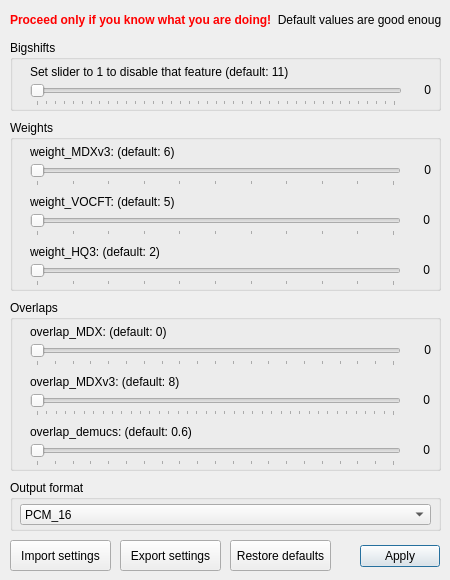
<?xml version="1.0" encoding="UTF-8"?>
<ui version="4.0">
 <class>Dialog</class>
 <widget class="QDialog" name="Dialog">
  <property name="geometry">
   <rect>
    <x>0</x>
    <y>0</y>
    <width>450</width>
    <height>580</height>
   </rect>
  </property>
  <property name="windowTitle">
   <string>Advanced Settings</string>
  </property>
  <widget class="QDialogButtonBox" name="buttonBox">
   <property name="geometry">
    <rect>
     <x>0</x>
     <y>540</y>
     <width>440</width>
     <height>32</height>
    </rect>
   </property>
   <property name="sizePolicy">
    <sizepolicy hsizetype="Fixed" vsizetype="Fixed">
     <horstretch>0</horstretch>
     <verstretch>0</verstretch>
    </sizepolicy>
   </property>
   <property name="orientation">
    <enum>Qt::Horizontal</enum>
   </property>
   <property name="standardButtons">
    <set>QDialogButtonBox::Apply</set>
   </property>
  </widget>
  <widget class="QGroupBox" name="groupBox_BigShifts">
   <property name="geometry">
    <rect>
     <x>10</x>
     <y>40</y>
     <width>431</width>
     <height>71</height>
    </rect>
   </property>
   <property name="title">
    <string>Bigshifts</string>
   </property>
   <widget class="QLabel" name="label_BigShifts_Advice">
    <property name="geometry">
     <rect>
      <x>20</x>
      <y>24</y>
      <width>281</width>
      <height>16</height>
     </rect>
    </property>
    <property name="text">
     <string>Set slider to 1 to disable that feature (default: 11)</string>
    </property>
   </widget>
   <widget class="QSlider" name="horizontalSlider_BigShifts">
    <property name="geometry">
     <rect>
      <x>20</x>
      <y>44</y>
      <width>372</width>
      <height>22</height>
     </rect>
    </property>
    <property name="minimum">
     <number>1</number>
    </property>
    <property name="maximum">
     <number>41</number>
    </property>
    <property name="orientation">
     <enum>Qt::Horizontal</enum>
    </property>
    <property name="tickPosition">
     <enum>QSlider::TicksBelow</enum>
    </property>
    <property name="tickInterval">
     <number>1</number>
    </property>
   </widget>
   <widget class="QLabel" name="label_BigShifts">
    <property name="geometry">
     <rect>
      <x>401</x>
      <y>40</y>
      <width>20</width>
      <height>20</height>
     </rect>
    </property>
    <property name="text">
     <string>0</string>
    </property>
    <property name="alignment">
     <set>Qt::AlignRight|Qt::AlignTrailing|Qt::AlignVCenter</set>
    </property>
   </widget>
  </widget>
  <widget class="QGroupBox" name="groupBox_Overlaps">
   <property name="geometry">
    <rect>
     <x>10</x>
     <y>300</y>
     <width>431</width>
     <height>171</height>
    </rect>
   </property>
   <property name="title">
    <string>Overlaps</string>
   </property>
   <widget class="QLabel" name="label_overlap_MDX">
    <property name="geometry">
     <rect>
      <x>401</x>
      <y>40</y>
      <width>20</width>
      <height>20</height>
     </rect>
    </property>
    <property name="text">
     <string>0</string>
    </property>
    <property name="alignment">
     <set>Qt::AlignRight|Qt::AlignTrailing|Qt::AlignVCenter</set>
    </property>
   </widget>
   <widget class="QSlider" name="horizontalSlider_overlap_MDX">
    <property name="geometry">
     <rect>
      <x>20</x>
      <y>44</y>
      <width>371</width>
      <height>22</height>
     </rect>
    </property>
    <property name="minimum">
     <number>0</number>
    </property>
    <property name="maximum">
     <number>20</number>
    </property>
    <property name="singleStep">
     <number>5</number>
    </property>
    <property name="value">
     <number>0</number>
    </property>
    <property name="orientation">
     <enum>Qt::Horizontal</enum>
    </property>
    <property name="invertedAppearance">
     <bool>false</bool>
    </property>
    <property name="tickPosition">
     <enum>QSlider::TicksBelow</enum>
    </property>
    <property name="tickInterval">
     <number>1</number>
    </property>
    <property name="inputConversionRatio" stdset="0">
     <double>0.050000000000000</double>
    </property>
   </widget>
   <widget class="QSlider" name="horizontalSlider_overlap_MDXv3">
    <property name="geometry">
     <rect>
      <x>20</x>
      <y>94</y>
      <width>371</width>
      <height>22</height>
     </rect>
    </property>
    <property name="minimum">
     <number>2</number>
    </property>
    <property name="maximum">
     <number>40</number>
    </property>
    <property name="singleStep">
     <number>2</number>
    </property>
    <property name="value">
     <number>2</number>
    </property>
    <property name="sliderPosition">
     <number>2</number>
    </property>
    <property name="orientation">
     <enum>Qt::Horizontal</enum>
    </property>
    <property name="tickPosition">
     <enum>QSlider::TicksBelow</enum>
    </property>
    <property name="tickInterval">
     <number>1</number>
    </property>
   </widget>
   <widget class="QLabel" name="label_overlap_MDXv3">
    <property name="geometry">
     <rect>
      <x>400</x>
      <y>90</y>
      <width>20</width>
      <height>20</height>
     </rect>
    </property>
    <property name="text">
     <string>0</string>
    </property>
    <property name="alignment">
     <set>Qt::AlignRight|Qt::AlignTrailing|Qt::AlignVCenter</set>
    </property>
   </widget>
   <widget class="QLabel" name="label_5">
    <property name="geometry">
     <rect>
      <x>20</x>
      <y>24</y>
      <width>281</width>
      <height>16</height>
     </rect>
    </property>
    <property name="text">
     <string>overlap_MDX: (default: 0)</string>
    </property>
   </widget>
   <widget class="QLabel" name="label_6">
    <property name="geometry">
     <rect>
      <x>20</x>
      <y>74</y>
      <width>281</width>
      <height>16</height>
     </rect>
    </property>
    <property name="text">
     <string>overlap_MDXv3: (default: 8)</string>
    </property>
   </widget>
   <widget class="QLabel" name="label_7">
    <property name="geometry">
     <rect>
      <x>20</x>
      <y>124</y>
      <width>281</width>
      <height>16</height>
     </rect>
    </property>
    <property name="text">
     <string>overlap_demucs: (default: 0.6)</string>
    </property>
   </widget>
   <widget class="QSlider" name="horizontalSlider_overlap_demucs">
    <property name="geometry">
     <rect>
      <x>20</x>
      <y>144</y>
      <width>371</width>
      <height>22</height>
     </rect>
    </property>
    <property name="minimum">
     <number>0</number>
    </property>
    <property name="maximum">
     <number>20</number>
    </property>
    <property name="singleStep">
     <number>5</number>
    </property>
    <property name="value">
     <number>0</number>
    </property>
    <property name="orientation">
     <enum>Qt::Horizontal</enum>
    </property>
    <property name="tickPosition">
     <enum>QSlider::TicksBelow</enum>
    </property>
    <property name="tickInterval">
     <number>1</number>
    </property>
    <property name="inputConversionRatio" stdset="0">
     <double>0.050000000000000</double>
    </property>
   </widget>
   <widget class="QLabel" name="label_overlap_demucs">
    <property name="geometry">
     <rect>
      <x>400</x>
      <y>140</y>
      <width>20</width>
      <height>20</height>
     </rect>
    </property>
    <property name="text">
     <string>0</string>
    </property>
    <property name="alignment">
     <set>Qt::AlignRight|Qt::AlignTrailing|Qt::AlignVCenter</set>
    </property>
   </widget>
  </widget>
  <widget class="QGroupBox" name="groupBox_Weights">
   <property name="geometry">
    <rect>
     <x>10</x>
     <y>120</y>
     <width>431</width>
     <height>171</height>
    </rect>
   </property>
   <property name="title">
    <string>Weights</string>
   </property>
   <widget class="QLabel" name="label_weight_MDXv3">
    <property name="geometry">
     <rect>
      <x>401</x>
      <y>40</y>
      <width>20</width>
      <height>20</height>
     </rect>
    </property>
    <property name="text">
     <string>0</string>
    </property>
    <property name="alignment">
     <set>Qt::AlignRight|Qt::AlignTrailing|Qt::AlignVCenter</set>
    </property>
   </widget>
   <widget class="QSlider" name="horizontalSlider_weight_MDXv3">
    <property name="geometry">
     <rect>
      <x>20</x>
      <y>44</y>
      <width>371</width>
      <height>22</height>
     </rect>
    </property>
    <property name="minimum">
     <number>0</number>
    </property>
    <property name="maximum">
     <number>10</number>
    </property>
    <property name="value">
     <number>0</number>
    </property>
    <property name="orientation">
     <enum>Qt::Horizontal</enum>
    </property>
    <property name="tickPosition">
     <enum>QSlider::TicksBelow</enum>
    </property>
    <property name="tickInterval">
     <number>1</number>
    </property>
   </widget>
   <widget class="QSlider" name="horizontalSlider_weight_VOCFT">
    <property name="geometry">
     <rect>
      <x>20</x>
      <y>94</y>
      <width>371</width>
      <height>22</height>
     </rect>
    </property>
    <property name="minimum">
     <number>0</number>
    </property>
    <property name="maximum">
     <number>10</number>
    </property>
    <property name="value">
     <number>0</number>
    </property>
    <property name="orientation">
     <enum>Qt::Horizontal</enum>
    </property>
    <property name="tickPosition">
     <enum>QSlider::TicksBelow</enum>
    </property>
    <property name="tickInterval">
     <number>1</number>
    </property>
   </widget>
   <widget class="QLabel" name="label_weight_VOCFT">
    <property name="geometry">
     <rect>
      <x>400</x>
      <y>90</y>
      <width>20</width>
      <height>20</height>
     </rect>
    </property>
    <property name="text">
     <string>0</string>
    </property>
    <property name="alignment">
     <set>Qt::AlignRight|Qt::AlignTrailing|Qt::AlignVCenter</set>
    </property>
   </widget>
   <widget class="QLabel" name="label_11">
    <property name="geometry">
     <rect>
      <x>20</x>
      <y>24</y>
      <width>281</width>
      <height>16</height>
     </rect>
    </property>
    <property name="text">
     <string>weight_MDXv3: (default: 6)</string>
    </property>
   </widget>
   <widget class="QLabel" name="label_12">
    <property name="geometry">
     <rect>
      <x>20</x>
      <y>74</y>
      <width>281</width>
      <height>16</height>
     </rect>
    </property>
    <property name="text">
     <string>weight_VOCFT: (default: 5)</string>
    </property>
   </widget>
   <widget class="QLabel" name="label_13">
    <property name="geometry">
     <rect>
      <x>20</x>
      <y>124</y>
      <width>281</width>
      <height>16</height>
     </rect>
    </property>
    <property name="text">
     <string>weight_HQ3: (default: 2)</string>
    </property>
   </widget>
   <widget class="QSlider" name="horizontalSlider_weight_HQ3">
    <property name="geometry">
     <rect>
      <x>20</x>
      <y>144</y>
      <width>371</width>
      <height>22</height>
     </rect>
    </property>
    <property name="minimum">
     <number>0</number>
    </property>
    <property name="maximum">
     <number>10</number>
    </property>
    <property name="value">
     <number>0</number>
    </property>
    <property name="orientation">
     <enum>Qt::Horizontal</enum>
    </property>
    <property name="tickPosition">
     <enum>QSlider::TicksBelow</enum>
    </property>
    <property name="tickInterval">
     <number>1</number>
    </property>
   </widget>
   <widget class="QLabel" name="label_weight_HQ3">
    <property name="geometry">
     <rect>
      <x>400</x>
      <y>140</y>
      <width>20</width>
      <height>20</height>
     </rect>
    </property>
    <property name="text">
     <string>0</string>
    </property>
    <property name="alignment">
     <set>Qt::AlignRight|Qt::AlignTrailing|Qt::AlignVCenter</set>
    </property>
   </widget>
  </widget>
  <widget class="QGroupBox" name="groupBox">
   <property name="geometry">
    <rect>
     <x>10</x>
     <y>480</y>
     <width>431</width>
     <height>51</height>
    </rect>
   </property>
   <property name="title">
    <string>Output format</string>
   </property>
   <widget class="QComboBox" name="comboBox_OutputFormat">
    <property name="geometry">
     <rect>
      <x>10</x>
      <y>24</y>
      <width>411</width>
      <height>21</height>
     </rect>
    </property>
    <item>
     <property name="text">
      <string>PCM_16</string>
     </property>
    </item>
    <item>
     <property name="text">
      <string>FLOAT</string>
     </property>
    </item>
   </widget>
  </widget>
  <widget class="QLabel" name="label_15">
   <property name="geometry">
    <rect>
     <x>10</x>
     <y>10</y>
     <width>431</width>
     <height>21</height>
    </rect>
   </property>
   <property name="text">
    <string>&lt;html&gt;&lt;head/&gt;&lt;body&gt;&lt;p&gt;&lt;span style=&quot; font-weight:600; color:#ff0000;&quot;&gt;Proceed only if you know what you are doing! &lt;/span&gt; Default values are good enough.&lt;/p&gt;&lt;/body&gt;&lt;/html&gt;</string>
   </property>
   <property name="alignment">
    <set>Qt::AlignCenter</set>
   </property>
  </widget>
  <widget class="QPushButton" name="button_ExportSettings">
   <property name="geometry">
    <rect>
     <x>120</x>
     <y>540</y>
     <width>101</width>
     <height>31</height>
    </rect>
   </property>
   <property name="statusTip">
    <string comment="Export settings to a file"/>
   </property>
   <property name="text">
    <string>Export settings</string>
   </property>
  </widget>
  <widget class="QPushButton" name="button_ImportSettings">
   <property name="geometry">
    <rect>
     <x>10</x>
     <y>540</y>
     <width>101</width>
     <height>31</height>
    </rect>
   </property>
   <property name="statusTip">
    <string comment="Import settings from a file"/>
   </property>
   <property name="text">
    <string>Import settings</string>
   </property>
  </widget>
  <widget class="QPushButton" name="button_RestoreDefaults">
   <property name="geometry">
    <rect>
     <x>230</x>
     <y>540</y>
     <width>101</width>
     <height>31</height>
    </rect>
   </property>
   <property name="statusTip">
    <string comment="Export settings to a file"/>
   </property>
   <property name="text">
    <string>Restore defaults</string>
   </property>
  </widget>
 </widget>
 <resources/>
 <connections>
  <connection>
   <sender>buttonBox</sender>
   <signal>accepted()</signal>
   <receiver>Dialog</receiver>
   <slot>accept()</slot>
   <hints>
    <hint type="sourcelabel">
     <x>218</x>
     <y>554</y>
    </hint>
    <hint type="destinationlabel">
     <x>157</x>
     <y>274</y>
    </hint>
   </hints>
  </connection>
  <connection>
   <sender>buttonBox</sender>
   <signal>rejected()</signal>
   <receiver>Dialog</receiver>
   <slot>reject()</slot>
   <hints>
    <hint type="sourcelabel">
     <x>286</x>
     <y>560</y>
    </hint>
    <hint type="destinationlabel">
     <x>286</x>
     <y>274</y>
    </hint>
   </hints>
  </connection>
 </connections>
</ui>
